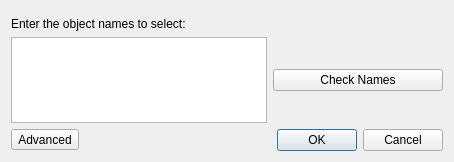
<?xml version="1.0" encoding="UTF-8"?>
<ui version="4.0">
 <class>EntitySelectionSimpleWidget</class>
 <widget class="QWidget" name="EntitySelectionSimpleWidget">
  <property name="geometry">
   <rect>
    <x>0</x>
    <y>0</y>
    <width>454</width>
    <height>162</height>
   </rect>
  </property>
  <property name="windowTitle">
   <string>Form</string>
  </property>
  <layout class="QGridLayout" name="gridLayout">
   <item row="3" column="1" colspan="2">
    <widget class="QDialogButtonBox" name="dialogButtonBox">
     <property name="standardButtons">
      <set>QDialogButtonBox::Cancel|QDialogButtonBox::Ok</set>
     </property>
    </widget>
   </item>
   <item row="3" column="0">
    <widget class="QToolButton" name="advancedToolButton">
     <property name="text">
      <string>Advanced</string>
     </property>
    </widget>
   </item>
   <item row="2" column="0" colspan="2">
    <widget class="QTextEdit" name="objectNamesTextEdit"/>
   </item>
   <item row="2" column="2">
    <widget class="QPushButton" name="checkNamesPushButton">
     <property name="text">
      <string>Check Names</string>
     </property>
    </widget>
   </item>
   <item row="1" column="0" colspan="2">
    <widget class="QLabel" name="objectNamesLabel">
     <property name="text">
      <string>Enter the object names to select:</string>
     </property>
    </widget>
   </item>
   <item row="0" column="0" colspan="3">
    <widget class="EntitySelectionBaseWidget" name="entitySelectionBaseWidget" native="true"/>
   </item>
  </layout>
 </widget>
 <customwidgets>
  <customwidget>
   <class>EntitySelectionBaseWidget</class>
   <extends>QWidget</extends>
   <header>entityselectionbasewidget.h</header>
   <container>1</container>
  </customwidget>
 </customwidgets>
 <resources/>
 <connections/>
</ui>
